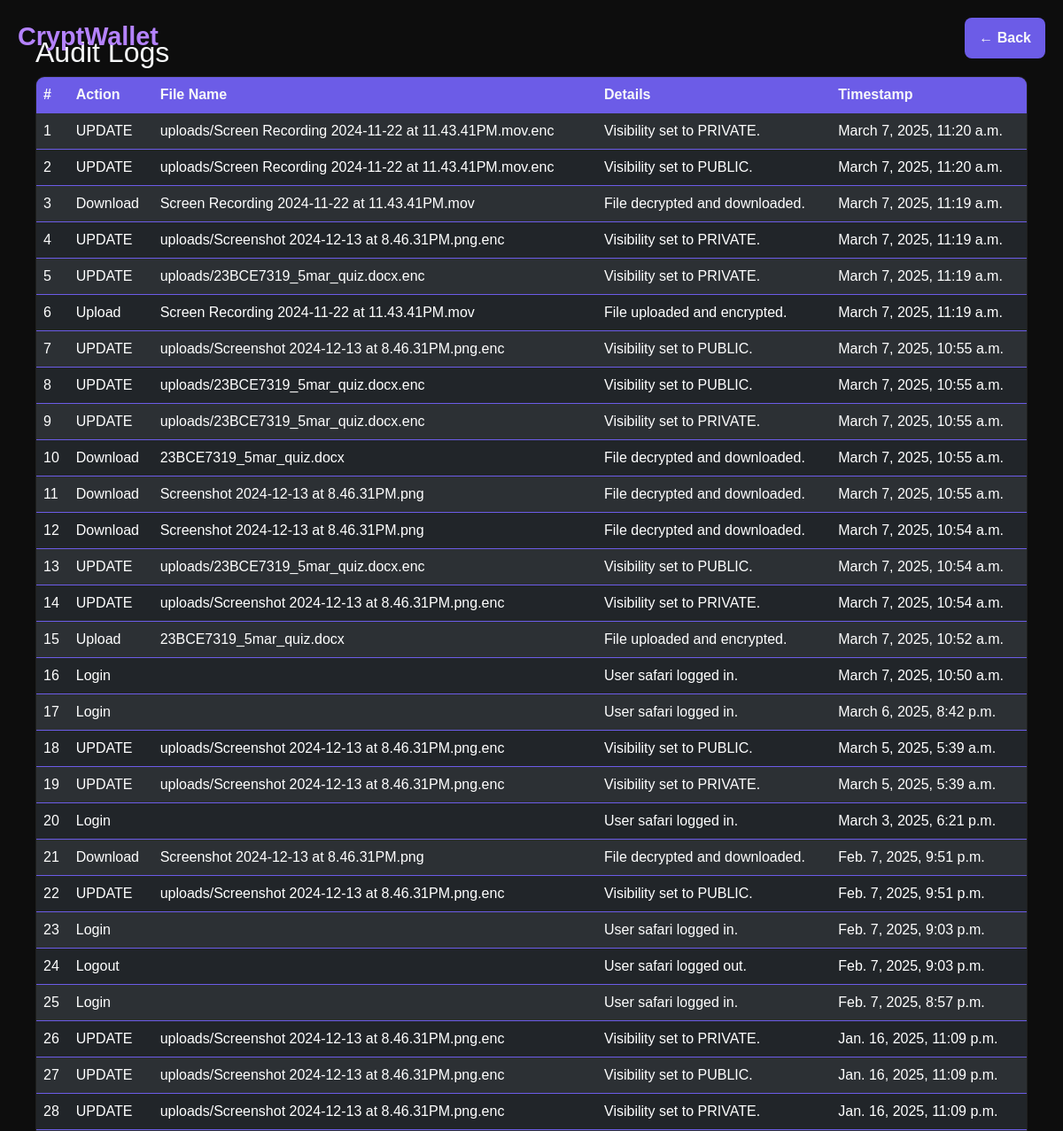
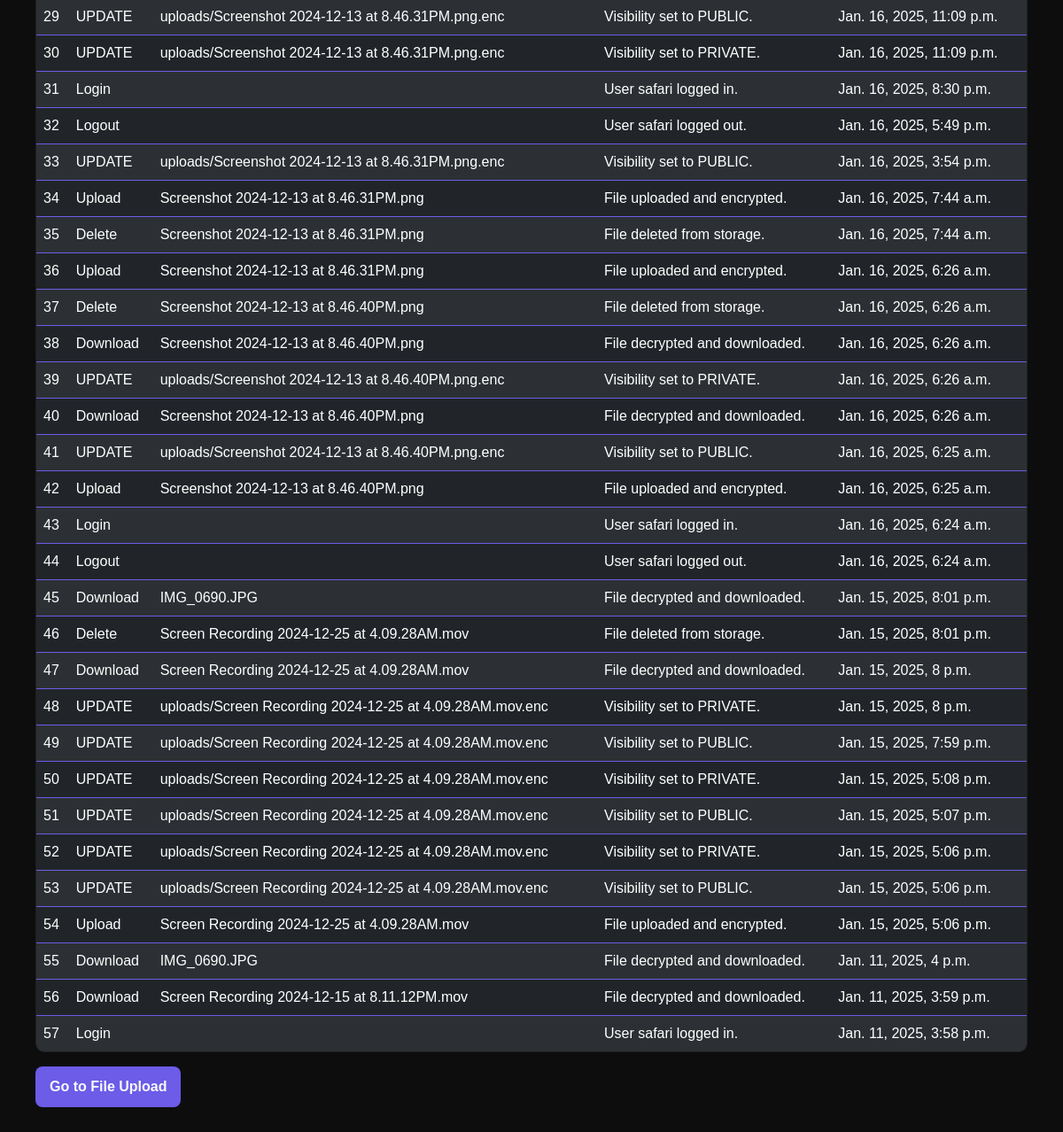
Before: /audit-logs/ (signed in) with the older database file (2 pictures, top to bottom).
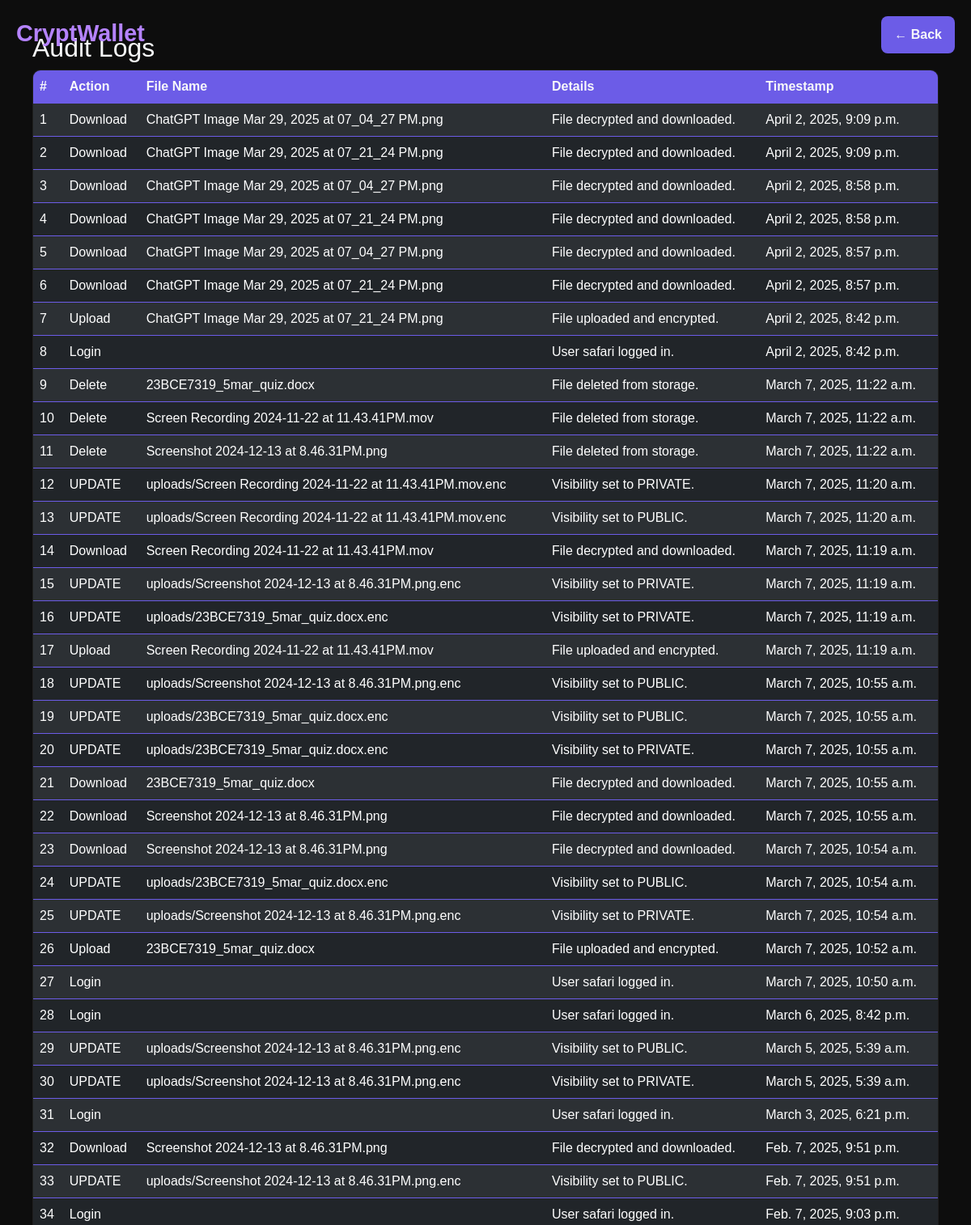
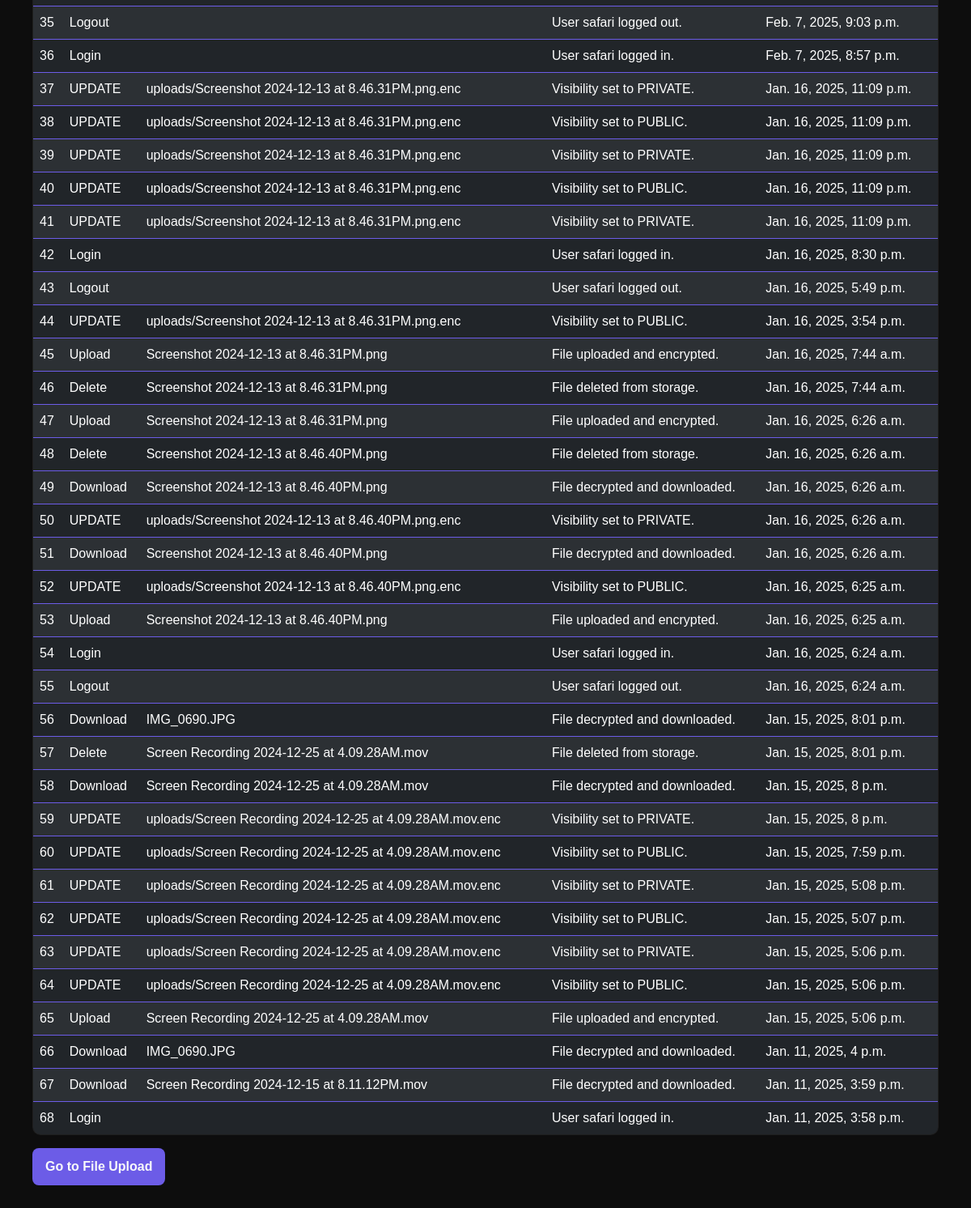
After: the same page with the newer database file (2 pictures, top to bottom).
### vault/models.py (models this page shows, shortened)
class AuditLog(models.Model):
    ACTIONS = [
        ('UPLOAD', 'Upload'),
        ('DOWNLOAD', 'Download'),
        ('DELETE', 'Delete'),
        ('LOGIN', 'Login'),
        ('LOGOUT', 'Logout'),
    ]
    user = models.ForeignKey(User, on_delete=models.CASCADE, related_name="audit_logs")
    action = models.CharField(max_length=10, choices=ACTIONS)
    file_name = models.CharField(max_length=255)
    timestamp = models.DateTimeField(default=now)
    details = models.TextField(blank=True, null=True)

### vault/views.py (the view)
# urls.py: path('audit-logs/', audit_logs, name='audit_logs'),
@login_required
def audit_logs(request):
    logs = AuditLog.objects.filter(user=request.user).order_by('-timestamp')
    return render(request, 'vault/audit_logs.html', {'logs': logs})

### vault/templates/vault/audit_logs.html (shortened to what this page needs)
<!DOCTYPE html>
<html lang="en">
<head>
    <link href="https://cdn.jsdelivr.net/npm/bootstrap@5.3.0-alpha3/dist/css/bootstrap.min.css" rel="stylesheet">
</head>
<body>
    <div class="logo-title">CryptWallet</div>
    <div class="back-button">
        <a href="{% url 'index' %}" class="btn btn-cyber">&larr; Back</a>
    </div>
    <div class="container">
        <h2>Audit Logs</h2>
        <table class="table table-dark table-striped">
            <thead>
                <tr>
                    <th>#</th>
                    <th>Action</th>
                    <th>File Name</th>
                    <th>Details</th>
                    <th>Timestamp</th>
                </tr>
            </thead>
            <tbody>
                {% for log in logs %}
                    <tr>
                        <td>{{ forloop.counter }}</td>
                        <td>{{ log.get_action_display }}</td>
                        <td>{{ log.file_name }}</td>
                        <td>{{ log.details }}</td>
                        <td>{{ log.timestamp }}</td>
                    </tr>
                {% empty %}
                    <tr>
                        <td colspan="5" class="text-center">No logs available.</td>
                    </tr>
                {% endfor %}
            </tbody>
        </table>
        <a href="{% url 'file_upload' %}" class="btn btn-cyber">Go to File Upload</a>
    </div>
</body>
</html>

### vault/templates/vault/audit_logs.html (style rules this page uses)
body { font-family: 'Orbitron', sans-serif; background-color: #0d0d0d; color: #f8f9fa; display: flex; justify-content: center; align-items: center; margin: 0; padding: 20px; transition: background 0.3s ease; }
.container { max-width: 1200px; padding: 20px; animation: fadeIn 2s ease-in-out; }
.logo-title { position: absolute; top: 20px; left: 20px; font-size: 1.8rem; font-weight: bold; color: #b583ff; }
.table { border-radius: 10px; overflow: hidden; background: #1f1f1f; color: #f8f9fa; border: 1px solid #6c5ce7; }
.table thead th { background: #6c5ce7; color: #f8f9fa; }
.btn-cyber { border-radius: 8px; font-weight: bold; padding: 10px 15px; background-color: #6c5ce7; color: #f8f9fa; transition: all 0.2s; }
.back-button { position: absolute; top: 20px; right: 20px; }

Changed rows visible on the page:
added AuditLog: action "Download", file_name "ChatGPT Image Mar 29, 2025 at 07_04_27 PM.png", details "File decrypted and downloaded.", timestamp "April 2, 2025, 9:09 p.m."
added AuditLog: action "Download", file_name "ChatGPT Image Mar 29, 2025 at 07_21_24 PM.png", details "File decrypted and downloaded.", timestamp "April 2, 2025, 9:09 p.m."
added AuditLog: action "Download", file_name "ChatGPT Image Mar 29, 2025 at 07_04_27 PM.png", details "File decrypted and downloaded.", timestamp "April 2, 2025, 8:58 p.m."
added AuditLog: action "Download", file_name "ChatGPT Image Mar 29, 2025 at 07_21_24 PM.png", details "File decrypted and downloaded.", timestamp "April 2, 2025, 8:58 p.m."
added AuditLog: action "Download", file_name "ChatGPT Image Mar 29, 2025 at 07_04_27 PM.png", details "File decrypted and downloaded.", timestamp "April 2, 2025, 8:57 p.m."
added AuditLog: action "Download", file_name "ChatGPT Image Mar 29, 2025 at 07_21_24 PM.png", details "File decrypted and downloaded.", timestamp "April 2, 2025, 8:57 p.m."
added AuditLog: action "Upload", file_name "ChatGPT Image Mar 29, 2025 at 07_21_24 PM.png", details "File uploaded and encrypted.", timestamp "April 2, 2025, 8:42 p.m."
added AuditLog: action "Login", details "User safari logged in.", timestamp "April 2, 2025, 8:42 p.m."
added AuditLog: action "Delete", file_name "23BCE7319_5mar_quiz.docx", details "File deleted from storage.", timestamp "March 7, 2025, 11:22 a.m."
added AuditLog: action "Delete", file_name "Screen Recording 2024-11-22 at 11.43.41PM.mov", details "File deleted from storage.", timestamp "March 7, 2025, 11:22 a.m."
added AuditLog: action "Delete", file_name "Screenshot 2024-12-13 at 8.46.31PM.png", details "File deleted from storage.", timestamp "March 7, 2025, 11:22 a.m."
